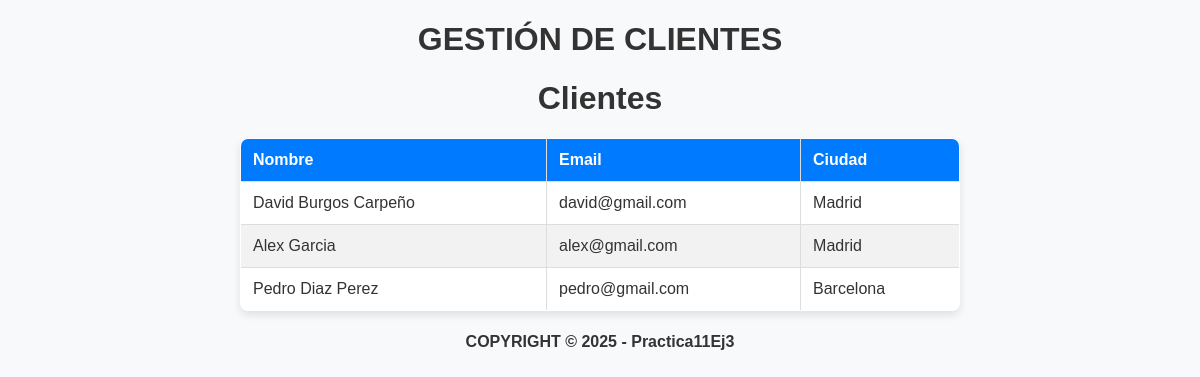
Page /DetallesClientes/Normal on the earlier database version.
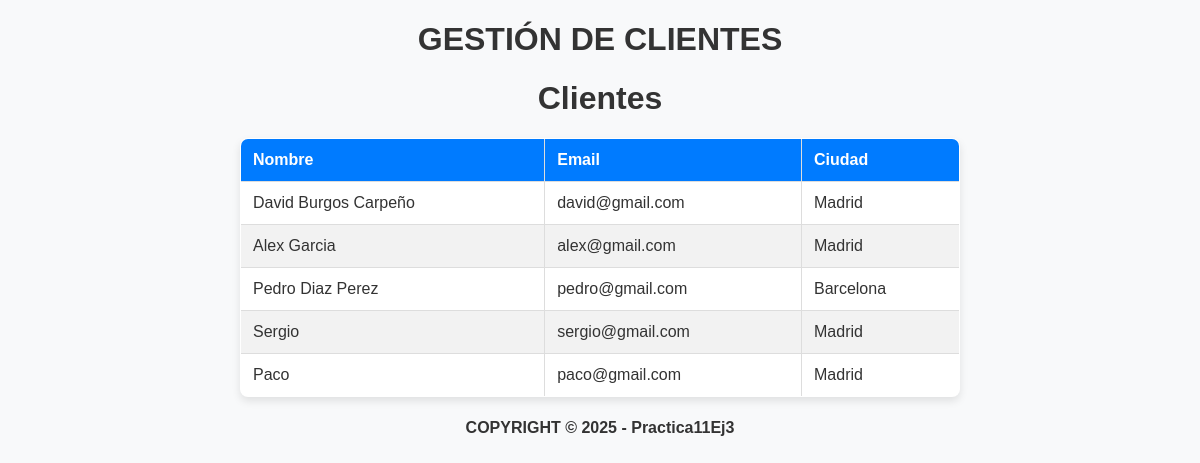
Same page on the later database version.
### gestion_clientes/models.py (models this page shows)
class Cliente(models.Model):
    nombre = models.CharField(max_length=30)
    ciudad = models.CharField(max_length=30)
    telefono = models.CharField(max_length=15, unique=True)
    email = models.EmailField(max_length=100, unique=True)

### gestion_clientes/views.py (the view, shortened to what this page needs)
# urls.py: path("DetallesClientes/<str:perfil>",views.Muestra_Datos, name="DatosCliente"), #Le paso por string el tipo de usuario que es
def Muestra_Datos(request, perfil):
    mensaje = ""
    form = RegisterForm()
    usuarios = Cliente.objects.all()
    return render(request, 'MuestraDatos.html', {
        "clientes": usuarios,
        "perfil": perfil,
        "form": form,
        "mensaje": mensaje
    })

### gestion_clientes/templates/MuestraDatos.html (shortened to what this page needs)
{% extends "base.html" %}
{% block content %}
  <table border="1">
    <thead>
      <tr>
        <th>Nombre</th>
        <th>Email</th>
        <th>Ciudad</th>
      </tr>
    </thead>
    <tbody>
        <h1>Clientes</h1>
        {% for c in clientes  %}
        <tr>
          <td>{{ c.nombre}}</td>
          <td>{{ c.email }}</td>
          <td>{{ c.ciudad }}</td>
        </tr>
        {%empty%}
        <tr>
          <td colspan="3">Error, al mostrar los clientes</td>
        </tr>
        {% endfor %}
    </tbody>
  </table>
{% endblock %}

### gestion_clientes/templates/base.html (shortened to what this page needs)
{% load static %}
<!DOCTYPE html>
<html lang="es">
<head>
    <link rel="stylesheet" type="text/css" href="{% static 'styles.css' %}">
</head>
<body>
    <header>
        <h1>GESTIÓN DE CLIENTES</h1>
    </header>
    <main>
        {% block content %}{% endblock %}
    </main>
    <footer>
        <h4>COPYRIGHT © 2025 - Practica11Ej3</h4>
    </footer>
</body>
</html>

### gestion_clientes/static/styles.css (style rules this page uses)
body { font-family: Arial, sans-serif; background-color: #f8f9fa; color: #333; text-align: center; margin: 0; padding: 0; }
table { width: 60%; margin: 20px auto; border-collapse: collapse; background: white; box-shadow: 0px 4px 8px rgba(0, 0, 0, 0.1); border-radius: 8px; overflow: hidden; }
th, td { border: 1px solid #ddd; padding: 12px; text-align: left; }
th { background-color: #007bff; color: white; }
tr:nth-child(even) { background-color: #f2f2f2; }

Differences in the rows shown:
added Cliente: nombre "Sergio", email "sergio@gmail.com", ciudad "Madrid"
added Cliente: nombre "Paco", email "paco@gmail.com", ciudad "Madrid"
